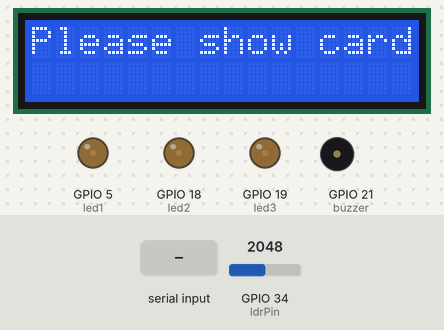
Recording of a sketch running on a simulated ESP32. Shown: 16×2 character LCD, output pins drawn as LEDs (lit = HIGH), buzzer (waves = sounding, pin HIGH). Inputs (shaded band) come from the test bench; at power-on: GPIO 34 (ldrPin) = 2048. WiFi joins after 1.5 s; servers stay silent unless stated; what the sketch prints to the serial monitor is not drawn.

Above: at 9.5 s.
9.6 s: "F" received over Serial
At 13.4 s:
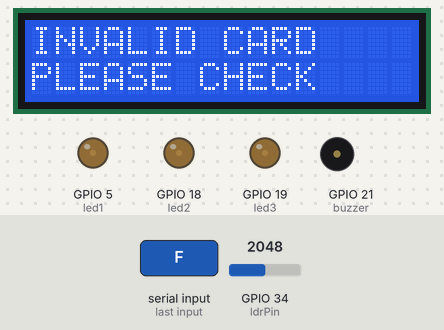
16.0 s: GPIO 34 (ldrPin) set to 491
At 18.2 s:
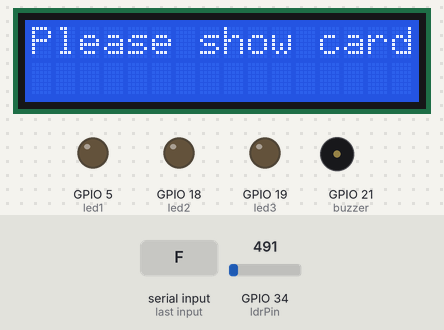
18.6 s: "1" received over Serial
At 19.4 s:
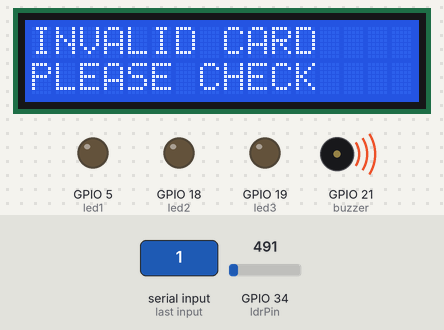
22.2 s: GPIO 34 (ldrPin) set to 520
At 22.6 s:
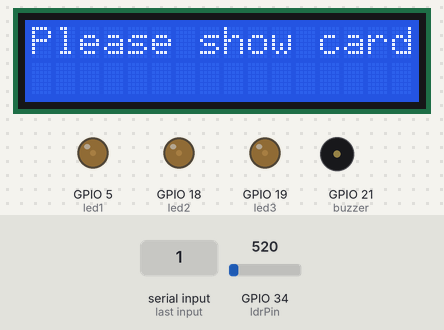
28.6 s: GPIO 34 (ldrPin) set to 60
At 30.9 s:
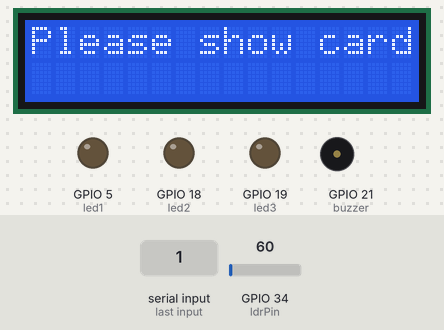
31.7 s: GPIO 34 (ldrPin) set to 540
At 32.4 s:
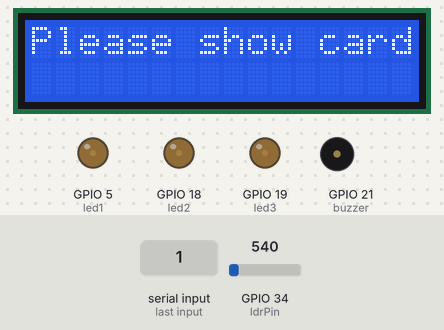
Timing chart, 0 to 34.7 s (numbered marks = the images above; inputs shaded):
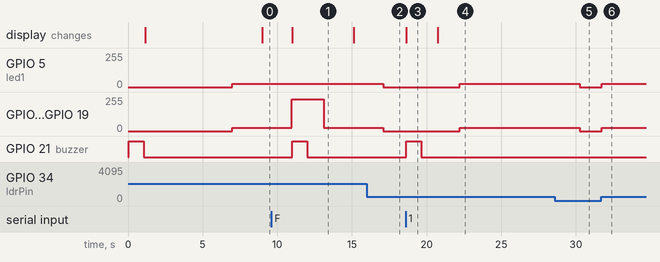

The sketch:

automatic_road_surveillance_ace_BLYNK.ino
```cpp
/* Comment this out to disable prints and save space */
#define BLYNK_PRINT Serial
#include <LiquidCrystal.h>


#include <WiFi.h>
#include <WiFiClient.h>
#include <BlynkSimpleEsp32.h>

//char auth[] = "f8f8ba1b807c435ebb6bd6ed63c0adb6";
char auth[] = "f9d4b43dbced43169cc5d9d36f65326c";


// Your WiFi credentials.
// Set password to "" for open networks.
char ssid[] = "project12";
char pass[] = "project123456";

int brightness = 0;    // how bright the LED is
int fadeAmount = 5;    // how many points to fade the LED by

// setting PWM properties
const int freq = 5000;
const int ledChannel = 0;
const int resolution = 10; //Resolution 8, 10, 12, 15


#define ldrPin 34
#define led1 5
#define led2 18
#define led3 19
#define buzzer 21

#define ir1 35
#define ir2 32


int ldr = 0;
int count1 = 0;                                          // count = 0
char input[12];
int t = 0;
float spd = 0;

void beep ()
{
  digitalWrite(buzzer,HIGH);
  delay(1000);
  digitalWrite(buzzer,LOW);
  delay(100);
}


LiquidCrystal lcd (15,2,0,4,16,17);


void setup() {
  // put your setup code here, to run once:
  Serial.begin(9600);
  Serial.println("power up");
  lcd.begin(16,2);
  pinMode(buzzer,OUTPUT);
  pinMode(led1,OUTPUT);
  pinMode(led2,OUTPUT);
  pinMode(led3,OUTPUT);
  pinMode(ldrPin,INPUT);
  pinMode(ir1,INPUT);
  pinMode(ir2,INPUT);

// configure LED PWM functionalitites
  ledcSetup(ledChannel, freq, resolution);

  // attach the channel to the GPIO2 to be controlled
  ledcAttachPin(led1, ledChannel);
  ledcAttachPin(led2, ledChannel);
  ledcAttachPin(led3, ledChannel);

beep ();

     lcd.clear();
   lcd.setCursor(0,0);
   lcd.print("AUTOMATIC ROAD       ");
     lcd.setCursor(0,1);
   lcd.print("SURVEILLANCE        ");
   delay(2000);

  Blynk.begin(auth, ssid, pass);
delay(2000);
//   Blynk.notify("KIT STARTED!!!!");
//  delay(1000);
}

void loop() {
  // put your main code here, to run repeatedly:

  Blynk.run();

ldr = analogRead(ldrPin);
Serial.println("ldr ="+String(ldr));

if (ldr > 500)
{
  Serial.println("night mode");
  ledcWrite(ledChannel, 102);
  delay(2000);
  analogWrite(led2,240);
  analogWrite(led3,240);
}
else
{
 Serial.println("day mode");
  digitalWrite(led1,LOW);
  digitalWrite(led2,LOW);
  digitalWrite(led3,LOW);
}


  lcd.setCursor(0,0);
    lcd.print("Please show card          ");
   lcd.setCursor(0,1);
    lcd.print("                          ");

  if(Serial.available())
   {
      count1 = 0;
      while(Serial.available() && count1 < 12)          // Read 12 characters and store them in input array
      {
         input[count1] = Serial.read();
         count1++;
         delay(5);
      }//WHILE
//

 Serial.println(input);                           // Print RFID tag number
   Serial.print("input[10] is "); Serial.println(input[10]);


if (input[10]=='F')
{
  Serial.println("card matched ");


  lcdstring(0,0,"CARD MATCED      ");
  lcdstring(0,1,"V NO: TS07S1243  ");
  delay(500);

while((digitalRead(ir1)==LOW)&&(digitalRead(ir2)==LOW));

t = 0;

ldr = analogRead(ldrPin);
//Serial.println("ldr ="+String(ldr));

if (ldr > 500)
{
  //Serial.println("night mode");
  digitalWrite(led1,HIGH);
  digitalWrite(led2,HIGH);
  digitalWrite(led3,HIGH);
}
else
{
    //Serial.println("day mode");
  digitalWrite(led1,LOW);
  digitalWrite(led2,LOW);
  digitalWrite(led3,LOW);
}

if (digitalRead(ir1)==HIGH);
{
  lcd.clear ();
   lcdstring(0,0,"CALCULATING THE  ");
  lcdstring(0,1,"SPEED..............");
  delay(5);
  Serial.println("count started");
  while(digitalRead(ir2)==LOW)
  {
    t++;
    Serial.println(t);
    if (digitalRead(ir2)==HIGH)
    {
      break;
    }
  }

}

Serial.println("time = "+String(t));
spd = 200.0/t;
spd = spd*100;
Serial.print("speed = "); Serial.println(spd);
lcd.clear ();
   lcdstring(0,0,"VEHICLE SPEED    ");
   lcdstring(0,1,"                  ");
  lcdstring(0,1,String(spd));
  delay(2000);

if (spd > 100)
{
  Serial.println("high speed alert");
  lcd.clear ();
   lcdstring(0,0,"HIGH SPEED ALERT");
   lcdstring(0,1,"V NO: TS07S1243  ");
  delay(500);
 Blynk.notify("HIGH SPEED ALERT\n Vehicle NO:TS07S1243");
 beep ();
 delay(1500);
}

}//card 1
else
{
  Serial.println("invalid card");
    lcd.clear ();
   lcdstring(0,0,"INVALID CARD      ");
   lcdstring(0,1,"PLEASE CHECK       ");
   beep ();
   delay(1000);
}
   }//serial available
   }//loop
void lcdstring(int a, int b, String data)
{
  lcd.setCursor(a,b);
  lcd.print(data);
}
```

Measured:
- the behaviour switches between 500 and 501 on GPIO 34 (ldrPin) (found by bisection; images 3 and 4)
- after the input at 9.6 s, GPIO 18 (led2), GPIO 19 (led3): 25/255 → 240/255 after 1.4 s, → 25/255 2.1 s later; GPIO 21 (buzzer): LOW → HIGH after 1.4 s, → LOW 1.0 s later; the display: changes after 1.4 s (image 1)
- after the input at 16.0 s, GPIO 5 (led1), GPIO 18 (led2), GPIO 19 (led3): 25/255 → 0/255 after 1.1 s
- after the input at 18.6 s, GPIO 21 (buzzer): LOW → HIGH after 0.05 s, → LOW 1.0 s later; the display: changes after 0.05 s (image 3)
- after the input at 22.2 s, GPIO 5 (led1), GPIO 18 (led2), GPIO 19 (led3): 0/255 → 25/255 at once
- after the input at 28.6 s, GPIO 5 (led1), GPIO 18 (led2), GPIO 19 (led3): 25/255 → 0/255 after 1.7 s
- after the input at 31.7 s, GPIO 5 (led1), GPIO 18 (led2), GPIO 19 (led3): 0/255 → 25/255 at once
